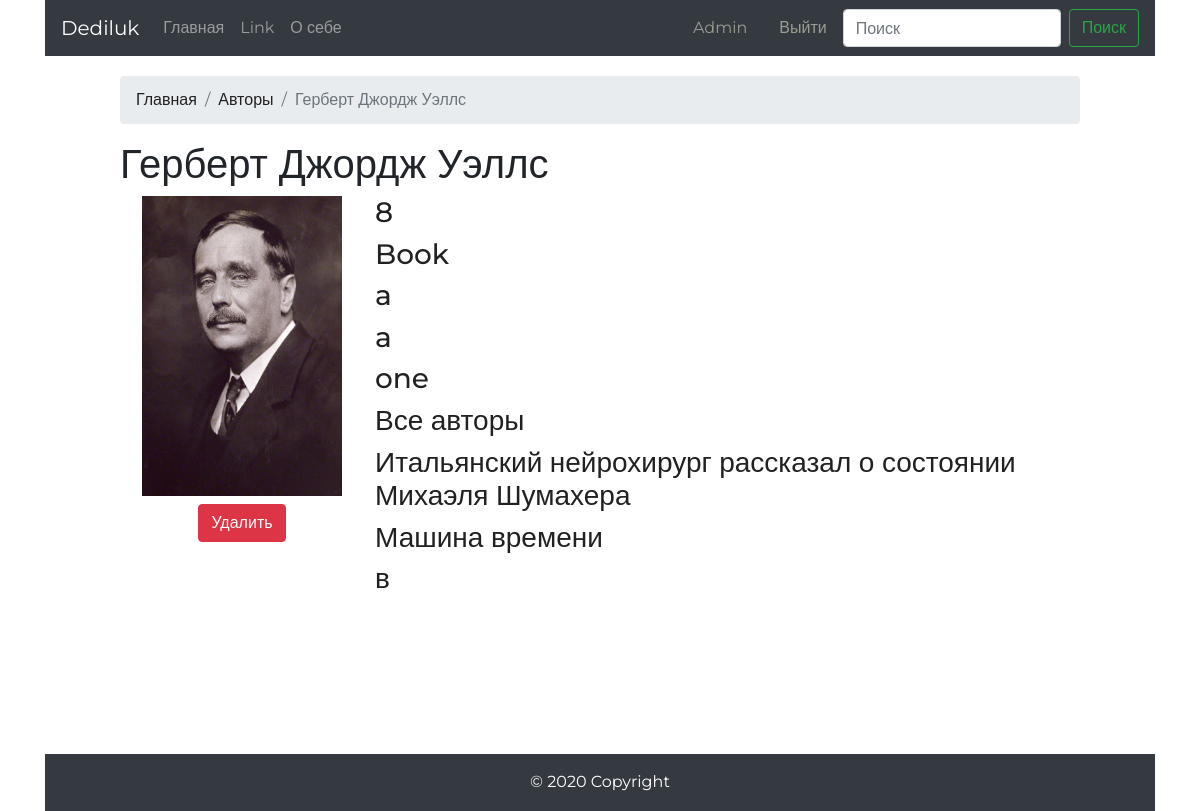
Page /mybooks/author/3/ (signed in) on the committed database.
### mybooks/models.py (models this page shows, shortened)
class Author(models.Model):
    name = models.CharField('Имя', max_length=150)
    image = models.ImageField('Изображение', upload_to='author/')
    def Meta(self):
        verbose_name = 'Автор'
        verbose_name_plural = 'Авторы'
    class Meta:
        ordering = ['name']

class Book(models.Model):
    title = models.CharField('Название', max_length=150, blank=False)
    description = models.TextField('Описание')
    image = models.ImageField('Изображение', upload_to='book/')
    author_name = models.ManyToManyField(Author, verbose_name='Авторы', related_name="books_author")
    def Meta(self):
        verbose_name = 'Книга'
        verbose_name_plural = 'Книги'
    class Meta:
        ordering = ['title']

### mybooks/views.py (the view)
# urls.py: path('/author/<int:pk>/', authorDetail, name='author_detail'),
def authorDetail(request, pk):
    author = get_object_or_404(Author, pk=pk)
    context = Book.objects.filter(author_name=pk)
    return render(request, 'mybooks/author_detail.html', {'author': author, 'books': context})

### templates/mybooks/author_detail.html (shortened to what this page needs)
{% extends "base.html" %}
{% block breadcrumbs %}
    <nav aria-label="breadcrumb">
      <ol class="breadcrumb">
        <li class="breadcrumb-item"><a href="{% url 'catalog:main_page'%}">Главная</a></li>
        <li class="breadcrumb-item"><a href="{% url 'mybooks:authors_list' %}">Авторы</a></li>
        <li class="breadcrumb-item active" aria-current="page">{{author.name}}</li>
      </ol>
    </nav>
{% endblock %}
{% block content %}
<h1 class="author_name">{{author.name}}</h1>
<div class="author_image_div">
    <img class='author_image' src="{{author.image.url}}" alt="">
    {% if user.is_superuser%}
        <p class="delete_book"><a href="{% url 'mybooks:delete_author' author.id %}">
            <button type="button" class="btn btn-danger delete_book_button" onclick="return confirm('Вы уверены?');">Удалить</button></a>
        </p>
    {% endif %}
</div>
<div class="author_description">
    {%for book in books %}
    <a href="{% url 'mybooks:book_detail' book.id %}"><h3>{{book.title}}</h3></a>
    {% endfor %}
</div>
{% endblock content %}

### templates/base.html (shortened to what this page needs)
<!doctype html>
<html lang="en">
{% load static %}
<head>
    <link rel="stylesheet" href="{% static '/css/bootstrap.css' %}">
    <link rel="stylesheet" href="{% static 'css/style.css' %}" type="text/css" media="all">
</head>
<body>
<div class="container">
    <nav class="navbar navbar-expand-lg navbar-dark bg-dark">
        <a class="navbar-brand" href="{% url 'catalog:main_page' %}">Dediluk</a>
        <div class="collapse navbar-collapse" id="navbarSupportedContent">
            <ul class="navbar-nav mr-auto">
                <li class= "nav-item">
                    <a class="nav-link" href="{% url 'catalog:main_page' %}">Главная <span class="sr-only">(current)</span></a>
                </li>
                <li class="nav-item">
                    <a class="nav-link" href="#">Link</a>
                </li>
                <li class="nav-item ">
                    <a class="nav-link" href="{% url 'catalog:about' %}">О себе</a>
                </li>
            </ul>
            {% if user.is_authenticated %}
                {% if user.is_superuser %}
                    <a class="nav-link nav-link-username" href="{% url 'admin:index' %}">{{user.get_username|title}}</a>
                {% else %}
                    <a class="nav-link nav-link-username" href="{% url 'catalog:about_user' user.get_username%}">{{user.get_username|title }}</a>
                {% endif %}
                <a class="nav-link nav-link-username" href="{% url 'logout' %}?next={{request.path}}">Выйти</a>
            {% else %}
                <a class="nav-link nav-link-username" href="{% url 'login' %}?next={{request.path}}">Войти</a>
            {% endif %}
            <form action="{% url 'mybooks:search_detail' %}"  class="form-inline my-2 my-lg-0" method="get">
                <input name='search' class="form-control mr-sm-2" type="search" placeholder="Поиск" aria-label="Search">
                <button class="btn btn-outline-success my-2 my-sm-0" type="submit">Поиск</button>
            </form>
        </div>
    </nav>
    <div class="content">
        {% block breadcrumbs %}{% endblock  %}
        {% block content %}
        {% endblock content %}
    </div>
    <div class="clr"></div>
</div>
<div class="footer">
        <footer class="page-footer font-small blue">
            <div class="footer-copyright text-center py-3">© 2020 Copyright
            </div>
        </footer>
    </div>
</body>
</html>

### static/css/style.css (style rules this page uses)
* { margin: 0; padding: 0; }
html,body { height: 100%; font-family: 'Montserrat', sans-serif; }
.container { width: 1366px; margin: 0 auto; position: relative; min-height: 100%; }
.content { box-sizing: border-box; padding-bottom: 100px; margin-left: 75px; margin-right: 75px; margin-top: 20px; }
.footer { color: white; martin-top:-100px; height: 57px; background-color: #343a40; background-color: #343a40; width: 1110px; margin: -46px auto; }
ul { list-style-type: none; }
.book_image, .author_image { height:300px; width: 200px; float: left; }
.book_image_div, .author_image_div { height:300px; width: 200px; float:left; margin-left: 22px; }
.author_description { margin-left: 255px; }
.nav-link-username { color: #9a9d90; }
.clr { height:55px; clear: both; }
.delete_book { text-align:center; }
.delete_book_button { margin-top: 8px; }

### rows in the picture
Author: name "Герберт Джордж Уэллс", image (picture)
Book: title "8"
Book: title "Book"
Book: title "a"
Book: title "a"
Book: title "one"
Book: title "Все авторы"
Book: title "Итальянский нейрохирург рассказал о состоянии Михаэля Шумахера"
Book: title "Машина времени"
Book: title "в"

### other values in the picture
{{ user.get_username|title }} "Admin"
